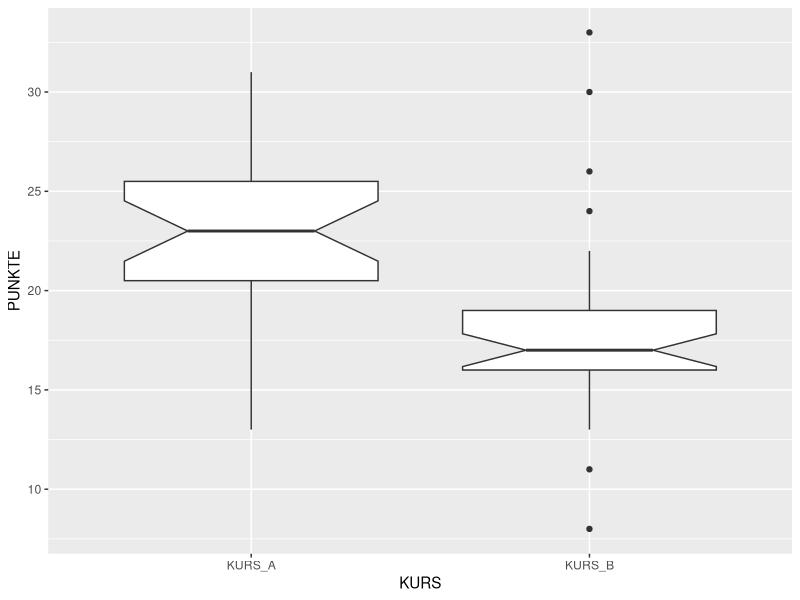
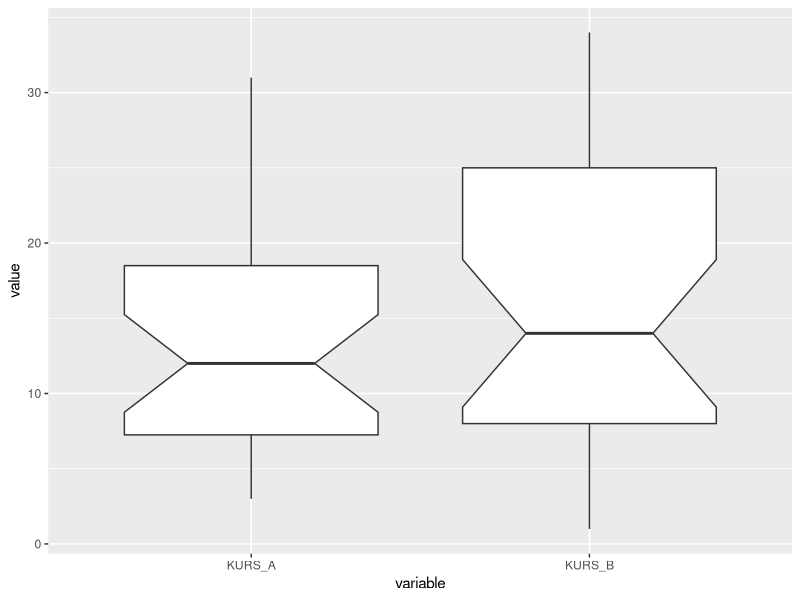

Recreate these plots in R, in order.
# Pakete installieren bzw. laden
sapply(c("vcd", "reshape2", "ggplot2", "scales", "dplyr"), function(x) 
  if(!is.element(x, installed.packages())) install.packages(x, dependencies = T))

lapply(list("vcd", "reshape2", "ggplot2", "scales", "dplyr"), require, character.only=T)

# Optionen
options(stringsAsFactors = F)


######################
## Chi-Quadrat-Test ##
######################

# fiktiven Datensatz generieren
df <- data.frame(KURS_A=c(BESTANDEN=25,NICHT_BESTANDEN=5), 
                 KURS_B=c(BESTANDEN=17,NICHT_BESTANDEN=13))
chisq.test(df)

# Abhaengigkeit des Chi-Quadrat-Tests von der Stichprobengroesse
df2 <- data.frame(KURS_A=c(BESTANDEN=250,NICHT_BESTANDEN=50), 
                 KURS_B=c(BESTANDEN=170,NICHT_BESTANDEN=130))
chisq.test(df2)

# mit assocstats:
assocstats(as.matrix(df))
assocstats(as.matrix(df2))


##################################
# t-Test und Mann-Whitney U-Test #
##################################

## a) t-Test: ##

# fiktive Daten generieren
set.seed(1138) # damit bekommen Sie beim Zufallsgenerator (naechste Zeile) immer die gleichen Daten
df <- round(rnorm(60, mean = 20, sd = 5))
df <- sort(df)
df <- as.data.frame(df)
df$KURS <- c(sample(c("KURS_A", "KURS_B"), 30, prob = c(0.2,0.8), replace = T),
             sample(c("KURS_A", "KURS_B"), 30, prob = c(0.8,0.2), replace = T))
colnames(df) <- c("PUNKTE", "KURS")


# zuerst plotten wir die Daten...
# als Boxplot:
ggplot(df, aes(x = KURS, y = PUNKTE)) + geom_boxplot(notch = TRUE)


# ueberpruefen, ob die Daten der Normalverteilung entsprechen
# (denn das ist Voraussetzung fuer t-Test)
shapiro.test(df$PUNKTE) # ja


# t-Test
t.test(subset(df, KURS == "KURS_A")$PUNKTE,
       subset(df, KURS == "KURS_B")$PUNKTE)

set.seed(1985)
bamberg <- rnorm(10,20,2)
set.seed(1986)
hamburg <- rnorm(10,23,3)

# independent t-Test
t.test(bamberg, hamburg)
t.test(hamburg, bamberg)


# paired t-Test



## b) Mann-Whitney U-Test: ##


# fiktive Daten generieren
set.seed(1138)
df <- data.frame(KURS_A = c(round(rnorm(25, mean = 10, sd = 5)),
                      round(rnorm(5, mean = 25, sd = 5))),
           KURS_B = c(abs(round(rnorm(17, mean = 10, sd = 5))),
                      abs(round(rnorm(13, mean = 25, sd = 5)))))



# zuerst plotten wir die Daten...
# dafuer muessen wir sie zunaechst ins lange Format ueberfuehren:
df2 <- melt(df) 

# als Boxplot:
ggplot(df2, aes(x = variable, y = value)) + geom_boxplot(notch = TRUE)

# ueberpruefen, ob Voraussetzungen fuer t-Test gegeben sind:
shapiro.test(df2$value) # nicht normalverteilt

# Wilcoxon Rank-Sum Test
wilcox.test(subset(df2, variable=="KURS_A")$value,
            subset(df2, variable=="KURS_B")$value, exact = F)

